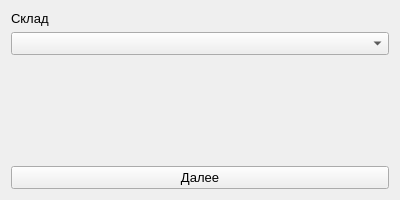
<?xml version="1.0" encoding="UTF-8"?>
<ui version="4.0">
 <class>add_rc_in</class>
 <widget class="QWidget" name="add_rc_in">
  <property name="geometry">
   <rect>
    <x>0</x>
    <y>0</y>
    <width>400</width>
    <height>200</height>
   </rect>
  </property>
  <property name="font">
   <font>
    <pointsize>10</pointsize>
   </font>
  </property>
  <property name="windowTitle">
   <string>Form</string>
  </property>
  <layout class="QGridLayout" name="gridLayout">
   <item row="4" column="0">
    <widget class="QPushButton" name="rc_next">
     <property name="text">
      <string>Далее</string>
     </property>
    </widget>
   </item>
   <item row="1" column="0">
    <widget class="QComboBox" name="rc_combo_wh"/>
   </item>
   <item row="0" column="0">
    <widget class="QLabel" name="label">
     <property name="text">
      <string>Склад</string>
     </property>
    </widget>
   </item>
   <item row="2" column="0">
    <spacer name="verticalSpacer">
     <property name="orientation">
      <enum>Qt::Vertical</enum>
     </property>
     <property name="sizeHint" stdset="0">
      <size>
       <width>20</width>
       <height>40</height>
      </size>
     </property>
    </spacer>
   </item>
  </layout>
 </widget>
 <resources/>
 <connections/>
</ui>
